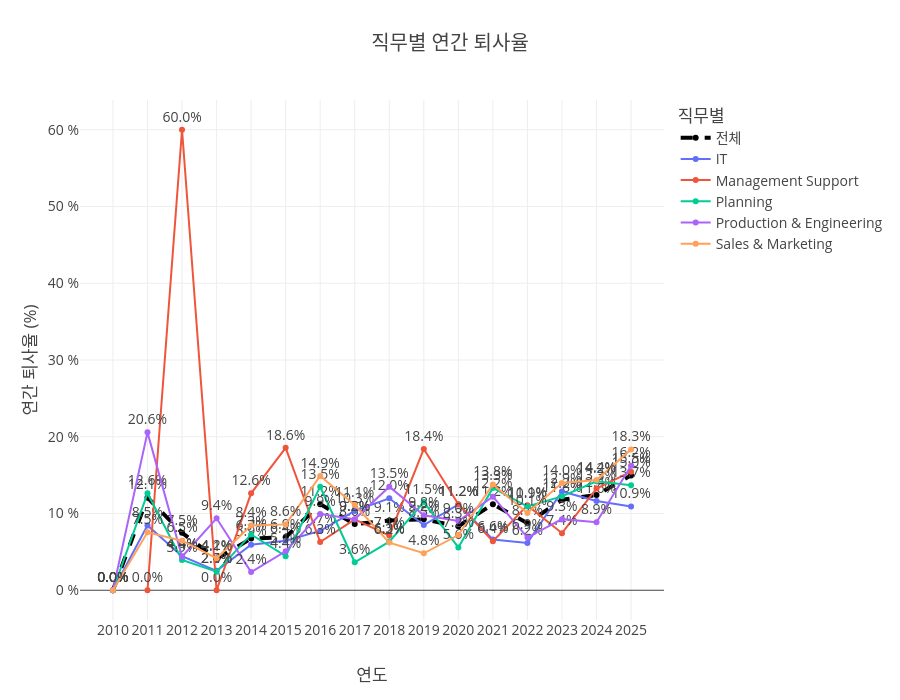

Notebook source saved alongside this figure:
### Code cell
# 2. 필요한 모듈 임포트
import pandas as pd
import plotly.io as pio
from IPython.display import display
import plotly.graph_objects as go

from src.services.data_preparer import prepare_proposal_05_data
from src.services.proposal_views.proposal_05_view import create_figure_and_df

# --- 테스트 실행 ---

# 1. app.py의 역할 (1): 데이터 준비 함수를 호출하여 필요한 데이터를 미리 로드합니다.
print("Step 1: `data_preparer`를 통해 분석용 데이터와 순서 정보를 준비합니다...")
data_bundle = prepare_proposal_05_data() # 글로벌 필터는 모두 기본값('전체')으로 호출
order_map = data_bundle.get("order_map", {})
print(" -> 데이터 준비 완료!")


# 2. app.py의 역할 (2): 사용자가 Streamlit 위젯을 통해 필터를 선택했다고 가정합니다.
# 이 값들을 바꾸면서 여러 경우를 테스트해볼 수 있습니다.

# 2-1. app.py에 있을 차원 설정(Dimension Config) 정의
DIMENSION_CONFIG = {
    '부서별': {'type': 'hierarchical', 'top': 'DIVISION_NAME', 'sub': 'OFFICE_NAME'},
    '직무별': {'type': 'hierarchical', 'top': 'JOB_L1_NAME', 'sub': 'JOB_L2_NAME'},
    '직위직급별': {'type': 'flat', 'col': 'POSITION_NAME'},
    '성별': {'type': 'flat', 'col': 'GENDER'},
    '연령별': {'type': 'flat', 'col': 'AGE_BIN'},
    '경력연차별': {'type': 'flat', 'col': 'CAREER_BIN'},
    '연봉구간별': {'type': 'flat', 'col': 'SALARY_BIN'},
    '지역별': {'type': 'flat', 'col': 'REGION_CATEGORY'},
    '계약별': {'type': 'flat', 'col': 'CONT_CATEGORY'}
}

# 2-2. 사용자 선택 시뮬레이션
# ----- 테스트하고 싶은 값으로 변경 -----
selected_dimension_ui = '직무별' # 예: '부서별', '직무별', '성별', '직위직급별'
drilldown_selection = '전체'   # '부서별' 선택 시 'Development Division' 등으로 변경 가능
# -----------------------------------

print(f"Step 2: 사용자가 '{selected_dimension_ui}' 차원을, '{drilldown_selection}' 그룹으로 보기를 선택했습니다.")


# 3. app.py의 역할 (3): view 함수에 준비된 모든 데이터와 필터 값을 전달하여 결과물 생성
print("Step 3: `view` 모듈을 호출하여 그래프와 요약 테이블을 생성합니다...")
# data_bundle에 데이터가 있는지 확인
if data_bundle.get("turnover_data") is not None and not data_bundle["turnover_data"].empty:
    fig, aggregate_df = create_figure_and_df(
        data_bundle=data_bundle, # view 함수가 data_bundle 전체를 받도록 수정
        dimension_ui_name=selected_dimension_ui, 
        drilldown_selection=drilldown_selection,
        dimension_config=DIMENSION_CONFIG,
        order_map=order_map
    )
    print(" -> 생성 완료!")
else:
    print(" -> 분석할 데이터가 없어 빈 결과물을 생성합니다.")
    fig, aggregate_df = go.Figure(), pd.DataFrame()


# --- 결과 확인 ---

# 4. ipynb에서 생성된 그래프를 확인합니다.
print("\n--- [결과 1] 생성된 Plotly 그래프 ---")
# pio.renderers.default = 'vscode' 
fig.show()

# 5. ipynb에서 생성된 요약 테이블(aggregate_df)을 확인합니다.
print(f"\n--- [결과 2] '{selected_dimension_ui}' 기준 생성된 요약 테이블 ---")
display(aggregate_df)

### Figure 1 — Plotly figure (JSON) as saved in the notebook; plotly's stock layout.template omitted (floating-point values rounded to 4 significant figures)
{"data": [{"line": {"color": "black", "dash": "dash", "width": 4}, "mode": "lines+markers+text", "name": "전체", "text": ["0.0%", "12.1%", "7.5%", "4.1%", "6.7%", "6.9%", "11.2%", "8.6%", "9.1%", "9.2%", "8.3%", "11.2%", "8.7%", "11.8%", "12.4%", "15.0%"], "textposition": "top center", "type": "scatter", "x": [2010, 2011, 2012, 2013, 2014, 2015, 2016, 2017, 2018, 2019, 2020, 2021, 2022, 2023, 2024, 2025], "y": [0.0, 12.08, 7.488, 4.102, 6.731, 6.913, 11.22, 8.627, 9.083, 9.236, 8.336, 11.2, 8.733, 11.79, 12.41, 14.97]}, {"marker": {"color": "#636EFA"}, "mode": "lines+markers+text", "name": "IT", "text": ["0.0%", "8.5%", "4.4%", "2.5%", "5.9%", "6.4%", "7.7%", "10.3%", "12.0%", "8.5%", "11.2%", "6.6%", "6.2%", "12.9%", "11.6%", "10.9%"], "textposition": "top center", "type": "scatter", "x": [2010, 2011, 2012, 2013, 2014, 2015, 2016, 2017, 2018, 2019, 2020, 2021, 2022, 2023, 2024, 2025], "y": [0.0, 8.451, 4.444, 2.532, 5.931, 6.443, 7.734, 10.33, 11.98, 8.496, 11.18, 6.614, 6.163, 12.86, 11.63, 10.92]}, {"marker": {"color": "#EF553B"}, "mode": "lines+markers+text", "name": "Management Support", "text": ["0.0%", "60.0%", "0.0%", "12.6%", "18.6%", "6.3%", "9.2%", "7.1%", "18.4%", "11.2%", "6.4%", "11.1%", "7.4%", "13.3%", "15.5%"], "textposition": "top center", "type": "scatter", "x": [2011, 2012, 2013, 2014, 2015, 2016, 2017, 2018, 2019, 2020, 2021, 2022, 2023, 2024, 2025], "y": [0.0, 60.0, 0.0, 12.63, 18.56, 6.283, 9.231, 7.122, 18.4, 11.21, 6.383, 11.06, 7.438, 13.26, 15.45]}, {"marker": {"color": "#00CC96"}, "mode": "lines+markers+text", "name": "Planning", "text": ["0.0%", "12.6%", "3.9%", "2.4%", "7.3%", "4.4%", "13.5%", "3.6%", "6.3%", "11.5%", "5.6%", "13.3%", "10.9%", "12.2%", "14.2%", "13.7%"], "textposition": "top center", "type": "scatter", "x": [2010, 2011, 2012, 2013, 2014, 2015, 2016, 2017, 2018, 2019, 2020, 2021, 2022, 2023, 2024, 2025], "y": [0.0, 12.63, 3.934, 2.414, 7.273, 4.439, 13.48, 3.644, 6.338, 11.49, 5.577, 13.33, 10.91, 12.24, 14.2, 13.69]}, {"marker": {"color": "#AB63FA"}, "mode": "lines+markers+text", "name": "Production & Engineering", "text": ["0.0%", "20.6%", "4.4%", "9.4%", "2.4%", "5.1%", "9.9%", "9.3%", "13.5%", "9.8%", "9.0%", "12.2%", "6.9%", "9.3%", "8.9%", "16.2%"], "textposition": "top center", "type": "scatter", "x": [2010, 2011, 2012, 2013, 2014, 2015, 2016, 2017, 2018, 2019, 2020, 2021, 2022, 2023, 2024, 2025], "y": [0.0, 20.57, 4.364, 9.375, 2.372, 5.078, 9.941, 9.251, 13.5, 9.776, 9.015, 12.19, 6.863, 9.266, 8.863, 16.23]}, {"marker": {"color": "#FFA15A"}, "mode": "lines+markers+text", "name": "Sales & Marketing", "text": ["0.0%", "7.5%", "6.5%", "4.2%", "8.4%", "8.6%", "14.9%", "11.1%", "6.2%", "4.8%", "7.2%", "13.8%", "10.1%", "14.0%", "14.4%", "18.3%"], "textposition": "top center", "type": "scatter", "x": [2010, 2011, 2012, 2013, 2014, 2015, 2016, 2017, 2018, 2019, 2020, 2021, 2022, 2023, 2024, 2025], "y": [0.0, 7.547, 6.452, 4.174, 8.439, 8.582, 14.9, 11.11, 6.207, 4.815, 7.191, 13.78, 10.07, 13.98, 14.38, 18.34]}], "layout": {"font": {"size": 14}, "height": 700, "legend": {"title": {"text": "직무별"}}, "title": {"text": "직무별 연간 퇴사율"}, "xaxis": {"dtick": 1, "title": {"text": "연도"}}, "yaxis": {"ticksuffix": " %", "title": {"text": "연간 퇴사율 (%)"}}}}
